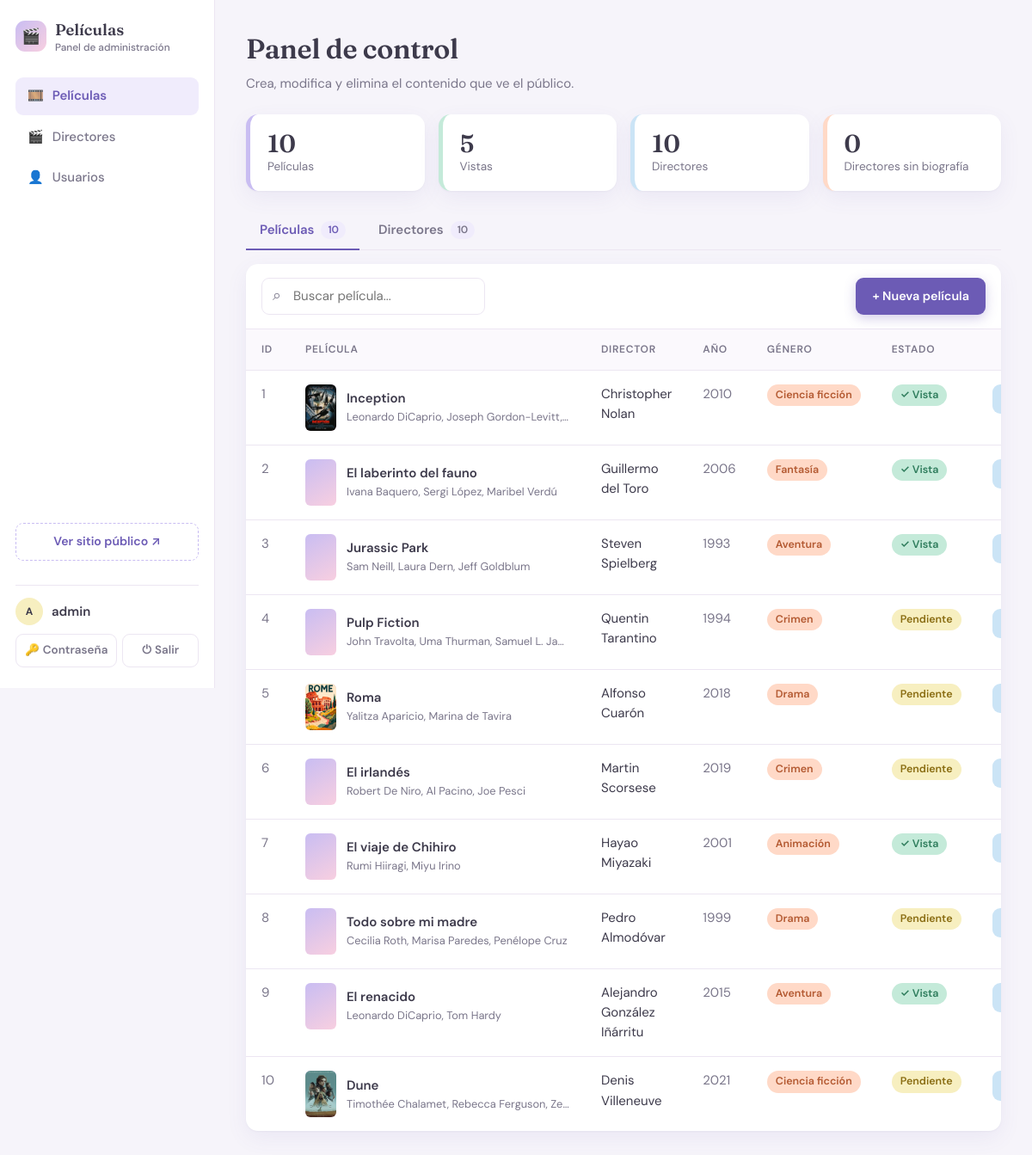
The page /panel/index.php (signed in) on the database its author committed.
### tables this page shows
CREATE TABLE pelicula (
    id INT AUTO_INCREMENT PRIMARY KEY,
    titulo VARCHAR(150) NOT NULL,
    director VARCHAR(100) NOT NULL,
    anio INT NOT NULL,
    genero VARCHAR(50) NOT NULL,
    imagen VARCHAR(255) NOT NULL,
    visto TINYINT(1) NOT NULL DEFAULT 0 CHECK (visto IN (0, 1)),
    actores TEXT NOT NULL DEFAULT '[]'
);

### includes/sesion.php (called while the page is built, shortened)
<?php
function esAdmin(): bool {
    return ($_SESSION["usuario_rol"] ?? "") === "admin";
}
?>

### clases/peliculaDAO.php (called while the page is built, shortened)
<?php
require_once(__DIR__ . "/peliculas.php");
class PeliculasDAO{
    private PDO $conexion;
    public function __construct()
    {
        $this->conexion = new PDO("mysql:host=$servidor;dbname=$nombreBase;charset=utf8mb4", $usuarioBD, $passwordBD);
        $this->conexion->setAttribute(PDO::ATTR_ERRMODE, PDO::ERRMODE_EXCEPTION);
    }
    public function getAll(): array {
        $sql = "SELECT * FROM pelicula";
        $stmt  = $this->conexion->query($sql);
            $peliculas = [];
            while($fila = $stmt->fetch(PDO::FETCH_ASSOC)){
                $pelicula = new Pelicula(
                    $fila["titulo"],
                    $fila["director"],
                    $fila["anio"],
                    $fila["genero"],
                    $fila["imagen"],
                    $fila["visto"] == 1 ? true : false,
                    $fila["id"],
                    json_decode($fila["actores"], true, 512, JSON_THROW_ON_ERROR),
                );
                $peliculas[] = $pelicula;
            }
            return $peliculas;
        }
    }
?>

### clases/peliculas.php (called while the page is built, shortened)
<?php
class Pelicula {
   private ?int $id;
   private string $titulo;
   private string $director;
   private int $anio;
   private string $genero;
   private string $imagen;
   private bool $visto;
   private array $actores = [];
    public function __construct(string $titulo, string $director, int $anio, string $genero, string $imagen, bool $visto = false, ?int $id = null, array $actores = []){
             $this->id = $id;
             $this->titulo = $titulo;
             $this->director = $director;
             $this->anio = $anio;
             $this->genero = $genero;
             $this->imagen = $imagen;
             $this->visto = $visto;
             $this->actores = $actores;
    }
    public function getId(): ?int{
        return $this->id;
    }
    public function getTitulo(): string{
        return $this->titulo;
    }
    public function getDirector(): string{
        return $this->director;
    }
    public function getAnio(): int{
        return $this->anio;
    }
    public function getGenero(): string{
        return $this->genero;
    }
    public function getImagen(): string{
        return $this->imagen;
    }
    public function isVisto(): bool{
        return $this->visto;
    }
    public function getActores(): array{
        return $this->actores;
    }
}
?>

### clases/directorDAO.php (called while the page is built, shortened)
<?php
require_once __DIR__ . "/director.php";
class DirectorDAO {
    private $conexion;
  public function __construct()
    {
        $this->conexion = new PDO("mysql:host=$servidor;dbname=$nombreBase;charset=utf8mb4", $usuarioBD, $passwordBD);
        $this->conexion->setAttribute(PDO::ATTR_ERRMODE, PDO::ERRMODE_EXCEPTION);
    }
    public function findAll() {
        $sql = "SELECT * FROM director";
        $stmt = $this->conexion->query($sql);
        return array_map(function ($row) {
            return new Director(...$row);
        }, $stmt->fetchAll(PDO::FETCH_NUM));
    }
}
?>

### clases/director.php (called while the page is built, shortened)
<?php
class Director {
    private $biografia;
    public function __construct($id, $nombre, $nacionalidad, $fechaNacimiento, $biografia = "") {
        $this->biografia = $biografia ?? "";
    }
    public function getBiografia() {
        return $this->biografia;
    }
}
?>

### panel/index.php (the view, shortened to what this page needs)
<?php
require_once __DIR__ . "/../includes/sesion.php";
require_once __DIR__ . "/../clases/directorDAO.php";
require_once __DIR__ . "/../clases/peliculaDAO.php";
$directorDAO = new DirectorDAO();
$peliculaDAO = new PeliculasDAO();
$listaDirectores = $directorDAO->findAll();
$listaPeliculas = $peliculaDAO->getAll();
$tab = ($_GET["tab"] ?? "peliculas") === "directores" ? "directores" : "peliculas";
$vistas = count(array_filter($listaPeliculas, fn($p) => $p->isVisto()));
$sinBiografia = count(array_filter($listaDirectores, fn($d) => trim($d->getBiografia()) === ""));
$seccion = $tab;
require __DIR__ . "/../includes/cabecera_panel.php";
?>
    <div class="encabezado-pagina">
        <div>
            <h1>Panel de control</h1>
            <p>Crea, modifica y elimina el contenido que ve el público.</p>
        </div>
    </div>
    <section class="resumen">
        <div class="dato">
            <div class="dato__valor"><?php echo count($listaPeliculas); ?></div>
            <div class="dato__etiqueta">Películas</div>
        </div>
        <div class="dato dato--menta">
            <div class="dato__valor"><?php echo $vistas; ?></div>
            <div class="dato__etiqueta">Vistas</div>
        </div>
        <div class="dato dato--cielo">
            <div class="dato__valor"><?php echo count($listaDirectores); ?></div>
            <div class="dato__etiqueta">Directores</div>
        </div>
        <div class="dato dato--melocoton">
            <div class="dato__valor"><?php echo $sinBiografia; ?></div>
            <div class="dato__etiqueta">Directores sin biografía</div>
        </div>
    </section>
    <div class="pestanas" role="tablist">
        <a href="?tab=peliculas" class="pestana <?php echo $tab === "peliculas" ? "activo" : ""; ?>" role="tab" aria-selected="<?php echo $tab === "peliculas" ? "true" : "false"; ?>">
            Películas <span class="pestana__total"><?php echo count($listaPeliculas); ?></span>
        </a>
        <a href="?tab=directores" class="pestana <?php echo $tab === "directores" ? "activo" : ""; ?>" role="tab" aria-selected="<?php echo $tab === "directores" ? "true" : "false"; ?>">
            Directores <span class="pestana__total"><?php echo count($listaDirectores); ?></span>
        </a>
    </div>
    <div class="tarjeta">
        <div class="tarjeta__barra">
            <div class="buscador">
                <input type="search" placeholder="Buscar <?php echo $tab === "directores" ? "director" : "película"; ?>..." aria-label="Buscar" data-buscador>
            </div>
            <?php if ($tab === "directores"): ?>
                <a class="boton boton--primario" href="director/formDirector.php">+ Nuevo director</a>
            <?php else: ?>
                <a class="boton boton--primario" href="pelicula/formPelicula.php">+ Nueva película</a>
            <?php endif; ?>
        </div>
        <div class="tabla-scroll">
            <?php if ($tab === "peliculas"): ?>
                <table class="tabla tabla--adaptable">
                    <thead>
                        <tr>
                            <th>ID</th>
                            <th>Película</th>
                            <th>Director</th>
                            <th>Año</th>
                            <th>Género</th>
                            <th>Estado</th>
                            <th class="col-acciones">Acciones</th>
                        </tr>
                    </thead>
                    <tbody>
                        <?php foreach ($listaPeliculas as $p): ?>
                            <tr data-buscar="<?php echo htmlspecialchars($p->getTitulo() . " " . $p->getDirector() . " " . $p->getGenero() . " " . implode(" ", $p->getActores())); ?>">
                                <td class="col-id"><?php echo $p->getId(); ?></td>
                                <td class="col-principal">
                                    <div class="persona">
                                        <span class="miniatura">
                                            <img src="../img/<?php echo htmlspecialchars($p->getImagen()); ?>" alt="" loading="lazy" onerror="this.remove()">
                                        </span>
                                        <span>
                                            <?php echo htmlspecialchars($p->getTitulo()); ?>
                                            <small class="persona__detalle"><?php echo htmlspecialchars(implode(", ", $p->getActores())); ?></small>
                                        </span>
                                    </div>
                                </td>
                                <td data-label="Director"><?php echo htmlspecialchars($p->getDirector()); ?></td>
                                <td class="fecha" data-label="Año"><?php echo $p->getAnio(); ?></td>
                                <td data-label="Género"><span class="etiqueta etiqueta--genero"><?php echo htmlspecialchars($p->getGenero()); ?></span></td>
                                <td data-label="Estado">
                                    <?php if ($p->isVisto()): ?>
                                        <span class="etiqueta">✓ Vista</span>
                                    <?php else: ?>
                                        <span class="etiqueta etiqueta--pendiente">Pendiente</span>
                                    <?php endif; ?>
                                </td>
                                <td class="col-acciones">
                                    <a class="boton boton--pequeno boton--editar" href="pelicula/formPelicula.php?id=<?php echo $p->getId(); ?>">Editar</a>
                                </td>
                            </tr>
                        <?php endforeach; ?>
                    </tbody>
                </table>
            <?php endif; ?>
        </div>
    </div>
<?php require __DIR__ . "/../includes/pie_panel.php"; ?>

### includes/cabecera_panel.php (shortened to what this page needs)
<?php
$seccion = $seccion ?? "";
$base = $base ?? "../";
?>
<!DOCTYPE html>
<html lang="es">
<head>
    <link rel="stylesheet" href="<?php echo $base; ?>assets/css/estilos.css">
</head>
<body class="admin">
    <aside class="admin__lateral">
        <a class="marca" href="<?php echo $base; ?>panel/index.php">
            <span class="marca__icono">🎬</span>
            <span>
                <span class="marca__texto">Películas</span>
                <small class="admin__subtitulo">Panel de administración</small>
            </span>
        </a>
        <nav class="admin__menu">
            <a href="<?php echo $base; ?>panel/index.php?tab=peliculas" class="<?php echo $seccion === "peliculas" ? "activo" : ""; ?>"><span>🎞️</span> Películas</a>
            <a href="<?php echo $base; ?>panel/index.php?tab=directores" class="<?php echo $seccion === "directores" ? "activo" : ""; ?>"><span>🎬</span> Directores</a>
            <?php if (esAdmin()): ?>
                <a href="<?php echo $base; ?>panel/usuario/usuarios.php" class="<?php echo $seccion === "usuarios" ? "activo" : ""; ?>"><span>👤</span> Usuarios</a>
            <?php endif; ?>
        </nav>
        <a class="admin__publico" href="<?php echo $base; ?>index.php" target="_blank" title="Ver sitio público"><span class="admin__publico-texto">Ver sitio público</span> ↗</a>
        <div class="admin__usuario">
            <div class="admin__usuario-nombre">
                <span class="avatar avatar--pequeno" data-nombre="<?php echo htmlspecialchars($_SESSION["usuario_nombre"]); ?>"></span>
                <span class="admin__usuario-texto"><?php echo htmlspecialchars($_SESSION["usuario_nombre"]); ?></span>
            </div>
            <a href="<?php echo $base; ?>panel/usuario/cambiarPassword.php" class="admin__usuario-accion <?php echo $seccion === "usuario" ? "activo" : ""; ?>" title="Cambiar contraseña">🔑<span class="admin__usuario-texto"> Contraseña</span></a>
            <form action="<?php echo $base; ?>panel/logout.php" method="post">
                <button type="submit" class="admin__usuario-accion" title="Cerrar sesión">⏻<span class="admin__usuario-texto"> Salir</span></button>
            </form>
        </div>
    </aside>
    <main class="admin__contenido">

### includes/pie_panel.php (shortened to what this page needs)
    </main>
</body>
</html>

### rows shown on the page
pelicula: visto "1", imagen (picture), titulo "Inception", Actores "Leonardo DiCaprio, Joseph Gordon-Levitt,…", director "Christopher Nolan", anio "2010", genero "Ciencia ficción", shows "✓ Vista"
pelicula: id "2", titulo "El laberinto del fauno", Actores "Ivana Baquero, Sergi López, Maribel Verdú", director "Guillermo del Toro", anio "2006", genero "Fantasía", visto "✓ Vista"
pelicula: id "3", titulo "Jurassic Park", Actores "Sam Neill, Laura Dern, Jeff Goldblum", director "Steven Spielberg", anio "1993", genero "Aventura", visto "✓ Vista"
pelicula: id "4", titulo "Pulp Fiction", Actores "John Travolta, Uma Thurman, Samuel L. Ja…", director "Quentin Tarantino", anio "1994", genero "Crimen", visto "Pendiente"
pelicula: id "5", imagen (picture), titulo "Roma", Actores "Yalitza Aparicio, Marina de Tavira", director "Alfonso Cuarón", anio "2018", genero "Drama", visto "Pendiente"
pelicula: id "6", titulo "El irlandés", Actores "Robert De Niro, Al Pacino, Joe Pesci", director "Martin Scorsese", anio "2019", genero "Crimen", visto "Pendiente"
pelicula: id "7", titulo "El viaje de Chihiro", Actores "Rumi Hiiragi, Miyu Irino", director "Hayao Miyazaki", anio "2001", genero "Animación", visto "✓ Vista"
pelicula: id "8", titulo "Todo sobre mi madre", Actores "Cecilia Roth, Marisa Paredes, Penélope Cruz", director "Pedro Almodóvar", anio "1999", genero "Drama", visto "Pendiente"
pelicula: id "9", titulo "El renacido", Actores "Leonardo DiCaprio, Tom Hardy", director "Alejandro González Iñárritu", anio "2015", genero "Aventura", visto "✓ Vista"
pelicula: id "10", imagen (picture), titulo "Dune", Actores "Timothée Chalamet, Rebecca Ferguson, Ze…", director "Denis Villeneuve", anio "2021", genero "Ciencia ficción", visto "Pendiente"

### other values the page prints
$_SESSION["usuario_nombre"] "admin"
count($listaPeliculas) "10"
$vistas "5"
count($listaDirectores) "10"
$sinBiografia "0"
